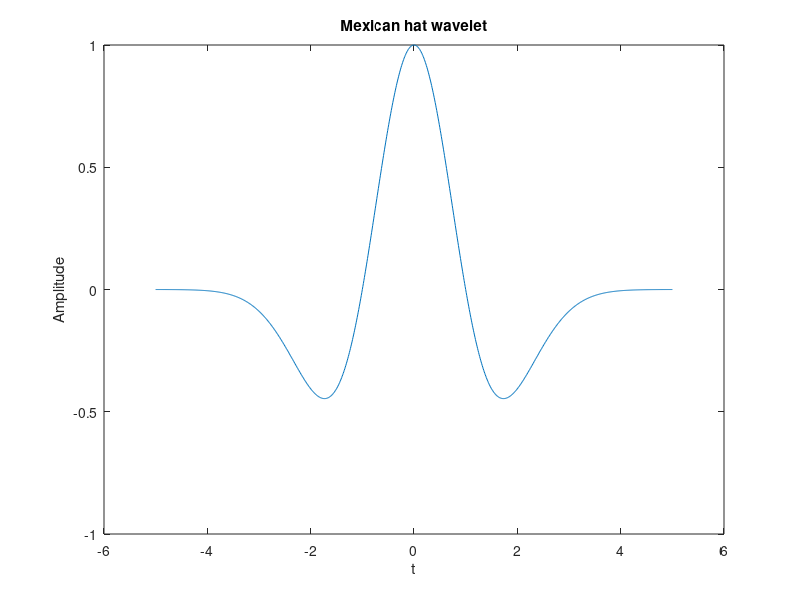

Source code (MATLAB):
%Mexican hat wavelet
clc
clear all
close all
t=-5:0.01:5; %time axis
x=(1-t.^2).*exp(-t.^2/2);
plot(t,x),
xlabel('t'),ylabel('Amplitude'),
title('Mexican hat wavelet')
